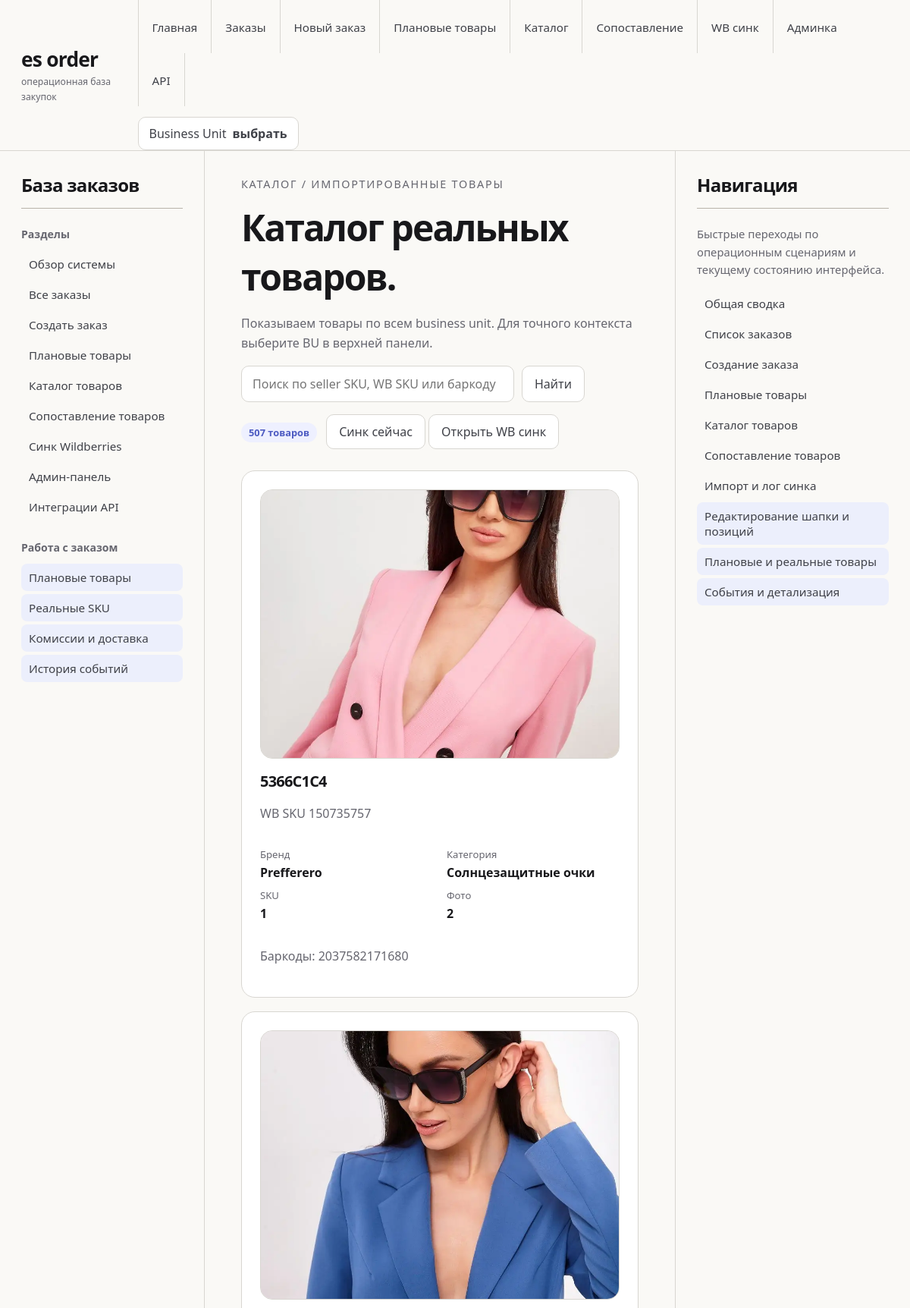
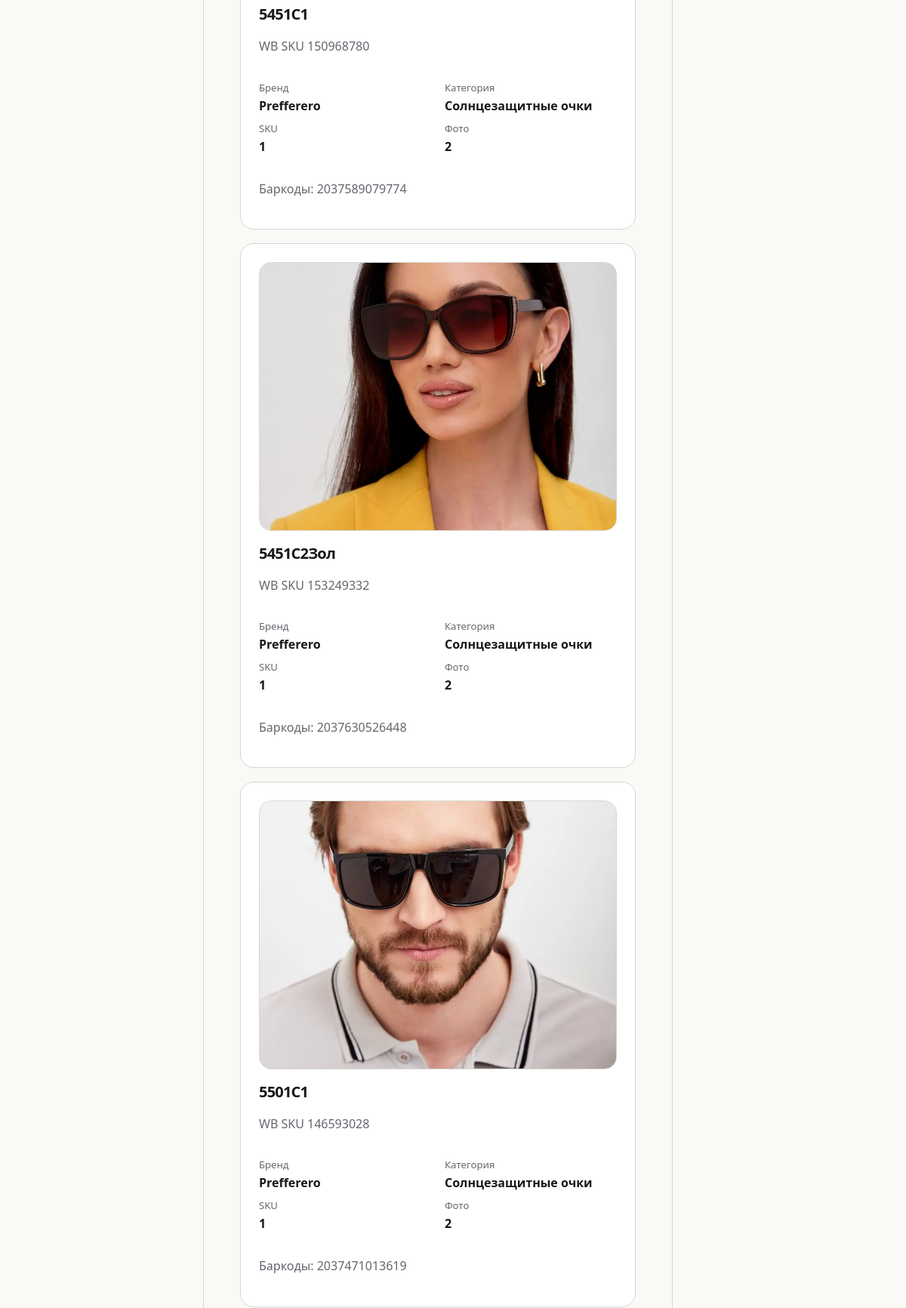
The page /products/catalog/ (upper part) on the database its author committed (2 pictures, top to bottom).
### orders/models/product.py (models this page shows, shortened)
class Product(models.Model):
    wb_sku = models.CharField(max_length=255, unique=True, primary_key=True, help_text="Уникальный Артикул WB")
    seller_sku = models.CharField(max_length=255, help_text="Артикул продавца, Название товара")
    brand = models.ForeignKey('Brand', on_delete=models.CASCADE, related_name="products", help_text="Бренд товара")
    category = models.ForeignKey('Category', on_delete=models.CASCADE, related_name="products",
                                 help_text="Категория товара")
    partner = models.ForeignKey('Partner', on_delete=models.SET_NULL, null=True, blank=True,
                               related_name="products", help_text="Владелец товара (клиент или Business Unit ИП Никита Край)")
    business_unit = models.ForeignKey(
        'orders.BusinessUnit',
        on_delete=models.SET_NULL,
        null=True,
        blank=True,
        related_name="products",
        help_text="Business Unit, из которого загружен товар",
    )

class ProductPhoto(models.Model):
    PHOTO_TYPES = [
        ("big", "Big"),
        ("c246x328", "C246x328"),
        ("c516x688", "C516x688"),
        ("hq", "HQ"),
        ("square", "Square"),
        ("tm", "TM"),
    ]
    product = models.ForeignKey('orders.Product', on_delete=models.CASCADE, related_name="photos")
    photo_type = models.CharField(max_length=20, choices=PHOTO_TYPES)
    url = models.URLField()
    local_path = models.CharField(max_length=500, blank=True, null=True)
    class Meta:
        unique_together = ("product", "photo_type")

class Brand(models.Model):
    name = models.CharField(max_length=255, unique=True, primary_key=True,
                            help_text="Название бренда (используется как ключ)")

class Category(models.Model):
    name = models.CharField(max_length=255, unique=True, primary_key=True,
                            help_text="Название категории (используется как ключ)")

### orders/web_views.py (the view)
# urls.py: path("products/catalog/", products_catalog_page, name="products_catalog_page"),
def products_catalog_page(request):
    active_business_unit = get_active_business_unit(request)
    query = (request.GET.get("q") or "").strip()
    products = (
        Product.objects
        .select_related("brand", "category", "business_unit")
        .prefetch_related("skus", "photos")
        .order_by("seller_sku", "wb_sku")
    )
    if active_business_unit:
        products = products.filter(business_unit=active_business_unit)
    if query:
        products = products.filter(
            Q(seller_sku__icontains=query)
            | Q(wb_sku__icontains=query)
            | Q(skus__barcode__icontains=query)
        ).distinct()
    product_cards = []
    for product in products[:200]:
        skus = list(product.skus.all())
        photos = list(product.photos.all())
        product_cards.append({
            "product": product,
            "sku_count": len(skus),
            "photo_count": len(photos),
            "primary_photo": next((photo for photo in photos if photo.local_path), photos[0] if photos else None),
            "barcodes_preview": [sku.barcode for sku in skus[:3]],
        })
    latest_runs = (
        WBSyncRun.objects
        .select_related("business_unit", "triggered_by")
        .filter(business_unit=active_business_unit)[:6]
        if active_business_unit
        else WBSyncRun.objects.select_related("business_unit", "triggered_by")[:6]
    )
    return render(request, "orders/products_catalog.html", {
        "active_business_unit": active_business_unit,
        "catalog_query": query,
        "product_cards": product_cards,
        "products_total": products.count(),
        "latest_sync_runs": latest_runs,
    })

### orders/context_processors.py (called while the page is built)
def active_business_unit_context(request):
    active_bu = get_active_business_unit(request)
    if request.user.is_authenticated:
        available = get_user_available_business_units(request.user)
    else:
        available = []
    return {
        "active_business_unit": active_bu,
        "available_business_units": available,
    }

### orders/session.py (called while the page is built)
def get_active_business_unit_id(request) -> Optional[str]:
    return request.session.get(SESSION_KEY_ACTIVE_BU_ID)

def get_active_business_unit(request) -> Optional[BusinessUnit]:
    bu_id = get_active_business_unit_id(request)
    if not bu_id:
        return None
    return BusinessUnit.objects.filter(id=bu_id, is_active=True).first()

### orders/templates/orders/products_catalog.html (shortened to what this page needs)
{% extends "orders/base.html" %}
{% load static %}
{% block content %}
{% get_media_prefix as media_prefix %}
<p class="page-kicker">Каталог / импортированные товары</p>
<h1>Каталог реальных товаров.</h1>
<p class="muted">
  {% if active_business_unit %}
    Показываем товары, импортированные для <strong>{{ active_business_unit.name }}</strong>.
  {% else %}
    Показываем товары по всем business unit. Для точного контекста выберите BU в верхней панели.
  {% endif %}
</p>
<div class="catalog-toolbar">
  <form class="catalog-search" method="get">
    <input type="text" name="q" value="{{ catalog_query }}" placeholder="Поиск по seller SKU, WB SKU или баркоду">
    <button type="submit">Найти</button>
  </form>
  <div>
    <span class="badge">{{ products_total }} товаров</span>
    <form method="post" action="{% url 'wb_sync_now_action' %}" style="display:inline-block;margin-left:8px;">
      <button type="submit">Синк сейчас</button>
    </form>
    <a class="ghost-link" href="{% url 'wb_sync_page' %}">Открыть WB синк</a>
  </div>
</div>
{% if product_cards %}
  <section class="catalog-grid">
    {% for item in product_cards %}
      <article class="card product-card">
        <div class="product-media">
          {% if item.primary_photo and item.primary_photo.local_path %}
            <img src="{{ media_prefix }}{{ item.primary_photo.local_path }}" alt="{{ item.product.seller_sku }}">
          {% else %}
            <span>Фото пока не загружено</span>
          {% endif %}
        </div>
        <div>
          <h3>{{ item.product.seller_sku }}</h3>
          <p class="muted">WB SKU {{ item.product.wb_sku }}</p>
        </div>
        <div class="meta-grid">
          <div class="meta-item">
            <span>Бренд</span>
            <strong>{{ item.product.brand.name }}</strong>
          </div>
          <div class="meta-item">
            <span>Категория</span>
            <strong>{{ item.product.category.name }}</strong>
          </div>
          <div class="meta-item">
            <span>SKU</span>
            <strong>{{ item.sku_count }}</strong>
          </div>
          <div class="meta-item">
            <span>Фото</span>
            <strong>{{ item.photo_count }}</strong>
          </div>
        </div>
        {% if item.barcodes_preview %}
          <p class="muted">Баркоды: {{ item.barcodes_preview|join:", " }}</p>
        {% endif %}
      </article>
    {% endfor %}
  </section>
{% endif %}
{% endblock %}

### orders/templates/orders/base.html (style rules this page uses)
:root { --bg: #faf9f6; --panel: #ffffff; --ink: #18181b; --muted: #66666f; --line: #d8d6d1; --line-strong: #b8b3aa; --accent: #8897ff; --accent-soft: #eef0ff; --selection: #eceffc; }
* { box-sizing: border-box; }
body { margin: 0; font-family: "Segoe UI", "Helvetica Neue", Arial, sans-serif; color: var(--ink); background: var(--bg); }
a { color: inherit; text-decoration: none; }
.page-kicker { margin: 0 0 12px; color: var(--muted); font-size: 0.9rem; text-transform: uppercase; letter-spacing: 0.12em; }
h1, h2, h3 { margin: 0 0 16px; font-weight: 700; letter-spacing: -0.04em; }
h1 { font-size: clamp(2rem, 4vw, 3rem); }
h3 { font-size: 1.25rem; }
p { line-height: 1.65; }
.muted { color: var(--muted); }
.badge { display: inline-flex; align-items: center; padding: 4px 10px; border-radius: 999px; background: var(--accent-soft); color: #4d5bc2; font-size: 0.8rem; font-weight: 600; }
.card { padding: 24px; border: 1px solid var(--line); border-radius: 18px; background: var(--panel); }
.ghost-link, button, input, select, textarea { font: inherit; }
button, .ghost-link { padding: 11px 16px; border: 1px solid var(--line); border-radius: 10px; background: #fff; color: #3f4148; cursor: pointer; }
input, select, textarea { width: 100%; border: 1px solid var(--line); border-radius: 10px; padding: 12px 14px; background: #fff; color: var(--ink); outline: none; }

### orders/templates/orders/products_catalog.html (style rules this page uses)
.catalog-toolbar { display: flex; flex-wrap: wrap; align-items: end; justify-content: space-between; gap: 16px; margin-bottom: 28px; }
.catalog-search { display: grid; grid-template-columns: minmax(220px, 360px) auto; gap: 10px; }
.catalog-grid { display: grid; grid-template-columns: repeat(auto-fit, minmax(290px, 1fr)); gap: 18px; }
.product-card { display: grid; gap: 16px; }
.product-media { aspect-ratio: 4 / 3; border-radius: 16px; overflow: hidden; background: #f4f3ef; border: 1px solid var(--line); display: flex; align-items: center; justify-content: center; color: var(--muted); }
.product-media img { width: 100%; height: 100%; object-fit: cover; }
.meta-grid { display: grid; grid-template-columns: repeat(2, minmax(0, 1fr)); gap: 10px 18px; }
.meta-item span { display: block; color: var(--muted); font-size: 0.82rem; margin-bottom: 4px; }

### rows shown on the page
Product: primary_photo.local_path (picture), product.seller_sku "5366С1С4", product.wb_sku "150735757", product.brand.name "Prefferero", product.category.name "Солнцезащитные очки", sku_count "1", photo_count "2", barcodes_preview "2037582171680"
Product: primary_photo.local_path (picture), product.seller_sku "5451C1", product.wb_sku "150968780", product.brand.name "Prefferero", product.category.name "Солнцезащитные очки", sku_count "1", photo_count "2", barcodes_preview "2037589079774"
Product: primary_photo.local_path (picture), product.seller_sku "5451С2Зол", product.wb_sku "153249332", product.brand.name "Prefferero", product.category.name "Солнцезащитные очки", sku_count "1", photo_count "2", barcodes_preview "2037630526448"
Product: primary_photo.local_path (picture), product.seller_sku "5501С1", product.wb_sku "146593028", product.brand.name "Prefferero", product.category.name "Солнцезащитные очки", sku_count "1", photo_count "2", barcodes_preview "2037471013619"

### other values the page prints
{{ products_total }} "507"
